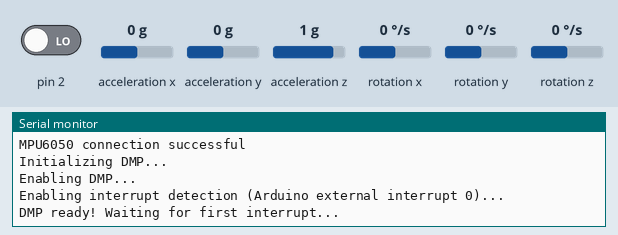
A sketch run on a simulated Arduino Uno, built with avr-gcc and run on an emulated ATmega328P. Parts: the last lines printed to the serial monitor. The inputs (shaded band) are chosen by the test bench; at power-on: acceleration y 0 g, pin 2 LOW, acceleration x 0 g, acceleration z 1 g, rotation x 0 °/s, rotation y 0 °/s, rotation z 0 °/s. The sensor or clock chip raises its interrupt line as the real part does.

Above: at 1.7 s.
1.8 s: acceleration y set to -1.4 g
At 2.5 s:
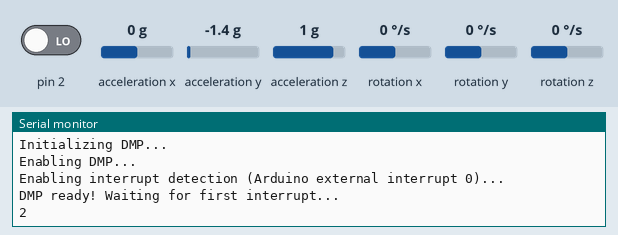
3.3 s: acceleration y set to -0.8 g
At 3.9 s:
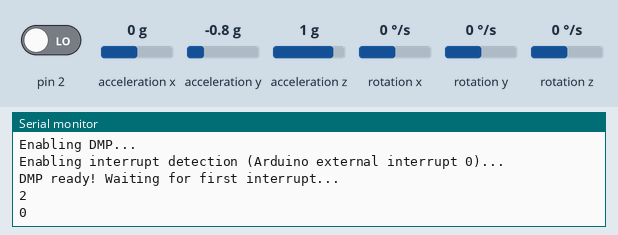

Measured:
- after the input at 1.8 s, the serial monitor: prints a new line at once (image 1)
- after the input at 3.3 s, the serial monitor: prints a new line at once (image 2)

The sketch:

autoScreenOrient_rotationDetector.ino
```cpp
/*
Authors : Bibek Koirala, Rodrigo Baranda
Name : autoScreenOrient
Description : A device that detects rotational motion and transmits it over bluetooth
*/


/*
* MPU-6050 communicates with Arduino via I2C serial communication(by default).

* HC-05 module is a Bluetooth SPP (Serial Port Protocol) module, so it also communicates with Arduino via Serial Communication.
  Instead of built-in UART hardware serial, this project uses Software Serial library.

* All non-standard libraries used can be found in rotation_detector/lib/. Copy them
  to C:/Program Files(x86)/Arduino/libraries or similiar path on your PC.

* Calibration of MPU-6050 is done by setting offsets.
  - Manual calibration : https://www.i2cdevlib.com/forums/topic/91-how-to-decide-gyro-and-accelerometer-offsett/
  - Calibration can also be done by using the tool found in rotation_detector/tools/
  - Calibration by tool explained :  https://www.youtube.com/watch?v=z9G7UloEG9k
*/


#include "I2Cdev.h"
#include "MPU6050_6Axis_MotionApps20.h"
#include <SoftwareSerial.h>
#if I2CDEV_IMPLEMENTATION == I2CDEV_ARDUINO_WIRE
#include "Wire.h"
#endif

#define SWITCH_ANGLE 45       // trigger angle for switching orientation from landscape to potrait and vice versa
#define LEVEL_ANGLE 0


MPU6050 mpu;
bool dmpReady = false;           // If DMP init is succesful, dmpReady = true
uint8_t mpuInterruptStatus;
uint8_t devStatus;               // device status (0 = success)
uint16_t packetSize;             // DMP packet size
uint16_t fifoCount;             // count of all bytes currently in FIFO
uint8_t fifoBuffer[64];

Quaternion quaternion;                   // [w, x, y, z]
VectorFloat gravity;                     // [x, y, z]
float ypr[3];                            // [yaw, pitch, roll]
volatile bool mpuInterrupt = false;      // Is set to true when gyro data is ready and  MPU interrupts uC.

SoftwareSerial bluetooth(11, 12);        // RX, TX

byte lastAngleState = 0;

void setup()
{
#if I2CDEV_IMPLEMENTATION == I2CDEV_ARDUINO_WIRE
  Wire.begin();
  TWBR = 24;                                             // 400kHz I2C clock
#elif I2CDEV_IMPLEMENTATION == I2CDEV_BUILTIN_FASTWIRE
  Fastwire::setup(400, true);
#endif

  Serial.begin(115200);
  bluetooth.begin(9600);
  Serial.println(F("Initializing I2C devices..."));
  mpu.initialize();
  Serial.println(F("Testing device connections..."));
  Serial.println(mpu.testConnection() ? F("MPU6050 connection successful") : F("MPU6050 connection failed"));
  Serial.println(F("Initializing DMP..."));
  devStatus = mpu.dmpInitialize();

  mpu.setXGyroOffset(200);  // More accurate calibration will be done after soldering pin header to MPU-6050
  mpu.setYGyroOffset(70);
  mpu.setZGyroOffset(-75);
  mpu.setZAccelOffset(1788);
  if (devStatus == 0) {
    Serial.println(F("Enabling DMP..."));
    mpu.setDMPEnabled(true);
    Serial.println(F("Enabling interrupt detection (Arduino external interrupt 0)..."));
    attachInterrupt(0, dmpDataReady, RISING);
    mpuInterruptStatus = mpu.getIntStatus();
    Serial.println(F("DMP ready! Waiting for first interrupt..."));
    dmpReady = true;
    packetSize = mpu.dmpGetFIFOPacketSize();
  } else {
    Serial.print(F("DMP Initialization failed (code "));
    Serial.print(devStatus);
    Serial.println(F(")"));
  }
}

void loop()
{
  if (!dmpReady) return;
  mpuInterrupt = false;
  mpuInterruptStatus = mpu.getIntStatus();
  fifoCount = mpu.getFIFOCount();
  if ((mpuInterruptStatus & 0x10) || fifoCount == 1024) {
    mpu.resetFIFO();
    Serial.println(F("FIFO overflow!"));
  } else if (mpuInterruptStatus & 0x02) {
    while (fifoCount < packetSize) {
      fifoCount = mpu.getFIFOCount();
    }
    mpu.getFIFOBytes(fifoBuffer, packetSize);
    fifoCount -= packetSize;
    mpu.dmpGetQuaternion(&quaternion, fifoBuffer);
    mpu.dmpGetGravity(&gravity, &quaternion);
    mpu.dmpGetYawPitchRoll(ypr, &quaternion, &gravity);
    int x = ypr[0] * 180 / M_PI;
    int y = ypr[1] * 180 / M_PI;
    int z = ypr[2] * 180 / M_PI;
    /*
    z-axis has been used below for detecting rotation. Out of 3 axes, only one is used for detecting
    rotation and it depends on how MPU-6050 is placed on breadboard and how breadboard is mounted
    on display. This axis can be found by printing values of all axes in serial monitor and looking
    for  the axis whose value changes when screen is rotated.
    */
    if (isAngleChanged(z)) {
      transmitNewRotation(z);
    }
  }
}

boolean isAngleChanged(int angle)
{
  byte newAngleState = getAngleState(angle);
  if (lastAngleState != newAngleState) {
    lastAngleState = newAngleState;
    return true;
  }

  return false;
}

byte getAngleState(int angle)
{
  byte state;
  if (abs(angle - LEVEL_ANGLE) < SWITCH_ANGLE) {
    state = 0;
  } else if (angle - LEVEL_ANGLE > 0) {
    state = 1;
  } else {
    state = 2;
  }

  return state;
}

void transmitNewRotation(int angle)
{
  Serial.println(getAngleState(angle));
  bluetooth.print(getAngleState(angle));
}

void dmpDataReady()
{
  mpuInterrupt = true;
}
```
